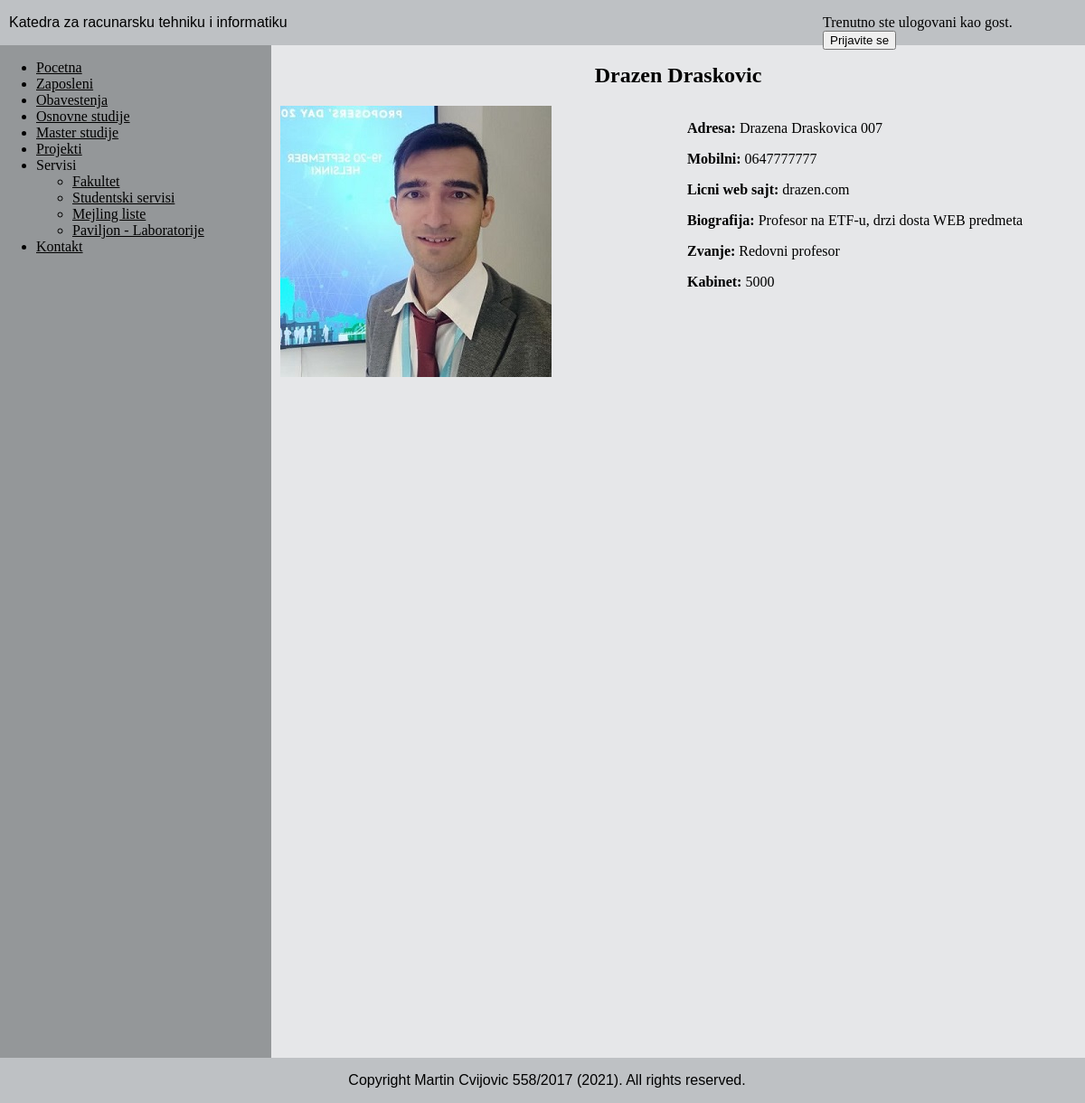
The page /info_zaposleni.php?email=drasko@etf.bg.ac.rs on the database its author committed.
### tables this page shows
CREATE TABLE `korisnik` (
  `email` varchar(100) NOT NULL,
  `lozinka` varchar(100) NOT NULL,
  `ime` varchar(30) NOT NULL,
  `prezime` varchar(30) NOT NULL,
  `status` bit(1) NOT NULL,
  `prvipristup` bit(1) NOT NULL
);

CREATE TABLE `zaposleni` (
  `email` varchar(100) NOT NULL,
  `adresa` varchar(100) NOT NULL,
  `mobilni` varchar(20) DEFAULT NULL,
  `licniweb` varchar(100) DEFAULT NULL,
  `biografija` varchar(10000) DEFAULT NULL,
  `zvanje` varchar(50) NOT NULL,
  `kabinet` varchar(20) NOT NULL,
  `profilnaslika` varchar(100) DEFAULT NULL
);

### db_to_string_zvanje.php (called while the page is built, shortened)
<?php
    function dbToStringZvanje($zvanje)
    {
        if (strcmp($zvanje, "redovniprofesor") == 0) return "Redovni profesor";
    }
?>

### info_zaposleni.php (the view, shortened to what this page needs)
<html>
    <head>
        <link rel="stylesheet" type="text/css" href="nomargin-style.css">
        <link rel="stylesheet" type="text/css" href="content-style.css">
    </head>
    <body>
        <?php
            require("header.php");
            require("sidemenu.php");
        ?>
        <div id="content">
            <?php
                if (!isset($_GET['email']))
                {
                    echo "404 not found :(";
                }
                else
                {
                    $email = $_GET['email'];
                    $handle = dbConnect();
                    $result = mysqli_fetch_assoc(mysqli_query($handle, "select * from korisnik where email='".$email."'"));
                    $result_info = mysqli_fetch_assoc(mysqli_query($handle, "select * from zaposleni where email='".$email."'"));
                    $ime = $result['ime'];
                    $prezime = $result['prezime'];
                    $adresa = $result_info['adresa'];
                    $mobilni = $result_info['mobilni'];
                    $licniweb = $result_info['licniweb'];
                    $biografija = $result_info['biografija'];
                    $zvanje = $result_info['zvanje'];
                    $kabinet = $result_info['kabinet'];
                    $profilnaslika_path = $result_info['profilnaslika'];
                    require("db_to_string_zvanje.php");
                    ?>
                    <h2 style='text-align: center'><b><?php echo $ime." ".$prezime ?></b></h2>
                    <div class="row">
                        <div class="col">
                            <img src="<?php echo $profilnaslika_path ?>">
                        </div>
                        <div class="col">
                            <p><b>Adresa:</b> <?php echo $adresa ?></p>
                            <p><b>Mobilni:</b> <?php echo $mobilni ?></p>
                            <p><b>Licni web sajt:</b> <?php echo $licniweb ?></p>
                            <p><b>Biografija:</b> <?php echo $biografija ?></p>
                            <p><b>Zvanje:</b> <?php echo dbToStringZvanje($zvanje) ?></p>
                            <p><b>Kabinet:</b> <?php echo $kabinet ?></p>
                        </div>
                    </div>
                    <?php
                }
            ?>
        </div>
        <?php
            require("footer.php");
        ?>
    </body>
</html>

### nomargin-style.css (style rules this page uses)
body { margin: 0 auto; padding: 0; }
p { padding-left: 10px; }

### content-style.css (style rules this page uses)
#content { background-color: rgb(230, 231, 233); padding-left: 310px; padding-top: 50px; padding-right: 10px; }
body { background-color: rgb(230, 231, 233); }
.row { display: flex; }
.col { flex: 1; }

### header_style.css (style rules this page uses)
p { padding-left: 10px; }

### rows shown on the page
korisnik: ime "Drazen", prezime "Draskovic"
zaposleni: profilnaslika (picture), adresa "Drazena Draskovica 007", mobilni "0647777777", licniweb "drazen.com", biografija "Profesor na ETF-u, drzi dosta WEB predmeta", zvanje "Redovni profesor", kabinet "5000"
